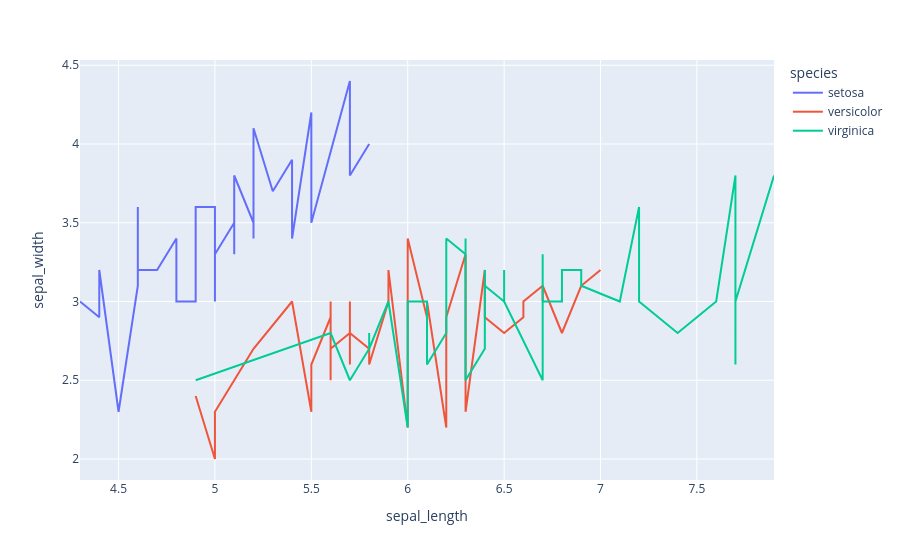

The notebook cell this image was saved under:
### Markdown cell above
# 2. Line Plot

### Code cell
# sort the dataset
df_line = df.sort_values(by=['species', 'sepal_length'])

fig2 = px.line(df_line, x='sepal_length', y='sepal_width', color='species')
fig2.show()

# sve the plot
fig2.write_image('./outputs/fig2.png', scale=3)

### Figure 1 — Plotly figure (JSON) as saved in the notebook; plotly's stock layout.template omitted (floating-point values rounded to 4 significant figures)
{"data": [{"hovertemplate": "species=setosa<br>sepal_length=%{x}<br>sepal_width=%{y}<extra></extra>", "legendgroup": "setosa", "line": {"color": "#636efa", "dash": "solid"}, "marker": {"symbol": "circle"}, "mode": "lines", "name": "setosa", "orientation": "v", "showlegend": true, "type": "scatter", "x": [4.3, 4.4, 4.4, 4.4, 4.5, 4.6, 4.6, 4.6, 4.6, 4.7, 4.7, 4.8, 4.8, 4.8, 4.8, 4.8, 4.9, 4.9, 4.9, 4.9, 5.0, 5.0, 5.0, 5.0, 5.0, 5.0, 5.0, 5.0, 5.1, 5.1, 5.1, 5.1, 5.1, 5.1, 5.1, 5.1, 5.2, 5.2, 5.2, 5.3, 5.4, 5.4, 5.4, 5.4, 5.4, 5.5, 5.5, 5.7, 5.7, 5.8], "xaxis": "x", "y": [3.0, 2.9, 3.0, 3.2, 2.3, 3.1, 3.4, 3.6, 3.2, 3.2, 3.2, 3.4, 3.0, 3.4, 3.1, 3.0, 3.0, 3.1, 3.1, 3.6, 3.6, 3.4, 3.0, 3.4, 3.2, 3.5, 3.5, 3.3, 3.5, 3.5, 3.8, 3.7, 3.3, 3.4, 3.8, 3.8, 3.5, 3.4, 4.1, 3.7, 3.9, 3.7, 3.9, 3.4, 3.4, 4.2, 3.5, 4.4, 3.8, 4.0], "yaxis": "y"}, {"hovertemplate": "species=versicolor<br>sepal_length=%{x}<br>sepal_width=%{y}<extra></extra>", "legendgroup": "versicolor", "line": {"color": "#EF553B", "dash": "solid"}, "marker": {"symbol": "circle"}, "mode": "lines", "name": "versicolor", "orientation": "v", "showlegend": true, "type": "scatter", "x": [4.9, 5.0, 5.0, 5.1, 5.2, 5.4, 5.5, 5.5, 5.5, 5.5, 5.5, 5.6, 5.6, 5.6, 5.6, 5.6, 5.7, 5.7, 5.7, 5.7, 5.7, 5.8, 5.8, 5.8, 5.9, 5.9, 6.0, 6.0, 6.0, 6.0, 6.1, 6.1, 6.1, 6.1, 6.2, 6.2, 6.3, 6.3, 6.3, 6.4, 6.4, 6.5, 6.6, 6.6, 6.7, 6.7, 6.7, 6.8, 6.9, 7.0], "xaxis": "x", "y": [2.4, 2.0, 2.3, 2.5, 2.7, 3.0, 2.3, 2.4, 2.4, 2.5, 2.6, 2.9, 3.0, 2.5, 3.0, 2.7, 2.8, 2.6, 3.0, 2.9, 2.8, 2.7, 2.7, 2.6, 3.0, 3.2, 2.2, 2.9, 2.7, 3.4, 2.9, 2.8, 2.8, 3.0, 2.2, 2.9, 3.3, 2.5, 2.3, 3.2, 2.9, 2.8, 2.9, 3.0, 3.1, 3.0, 3.1, 2.8, 3.1, 3.2], "yaxis": "y"}, {"hovertemplate": "species=virginica<br>sepal_length=%{x}<br>sepal_width=%{y}<extra></extra>", "legendgroup": "virginica", "line": {"color": "#00cc96", "dash": "solid"}, "marker": {"symbol": "circle"}, "mode": "lines", "name": "virginica", "orientation": "v", "showlegend": true, "type": "scatter", "x": [4.9, 5.6, 5.7, 5.8, 5.8, 5.8, 5.9, 6.0, 6.0, 6.1, 6.1, 6.2, 6.2, 6.3, 6.3, 6.3, 6.3, 6.3, 6.3, 6.4, 6.4, 6.4, 6.4, 6.4, 6.5, 6.5, 6.5, 6.5, 6.7, 6.7, 6.7, 6.7, 6.7, 6.8, 6.8, 6.9, 6.9, 6.9, 7.1, 7.2, 7.2, 7.2, 7.3, 7.4, 7.6, 7.7, 7.7, 7.7, 7.7, 7.9], "xaxis": "x", "y": [2.5, 2.8, 2.5, 2.7, 2.8, 2.7, 3.0, 2.2, 3.0, 3.0, 2.6, 2.8, 3.4, 3.3, 2.9, 2.7, 2.8, 3.4, 2.5, 2.7, 3.2, 2.8, 2.8, 3.1, 3.0, 3.2, 3.0, 3.0, 2.5, 3.3, 3.1, 3.3, 3.0, 3.0, 3.2, 3.2, 3.1, 3.1, 3.0, 3.6, 3.2, 3.0, 2.9, 2.8, 3.0, 3.8, 2.6, 2.8, 3.0, 3.8], "yaxis": "y"}], "layout": {"legend": {"title": {"text": "species"}, "tracegroupgap": 0}, "margin": {"t": 60}, "xaxis": {"anchor": "y", "domain": [0, 1], "title": {"text": "sepal_length"}}, "yaxis": {"anchor": "x", "domain": [0, 1], "title": {"text": "sepal_width"}}}}
